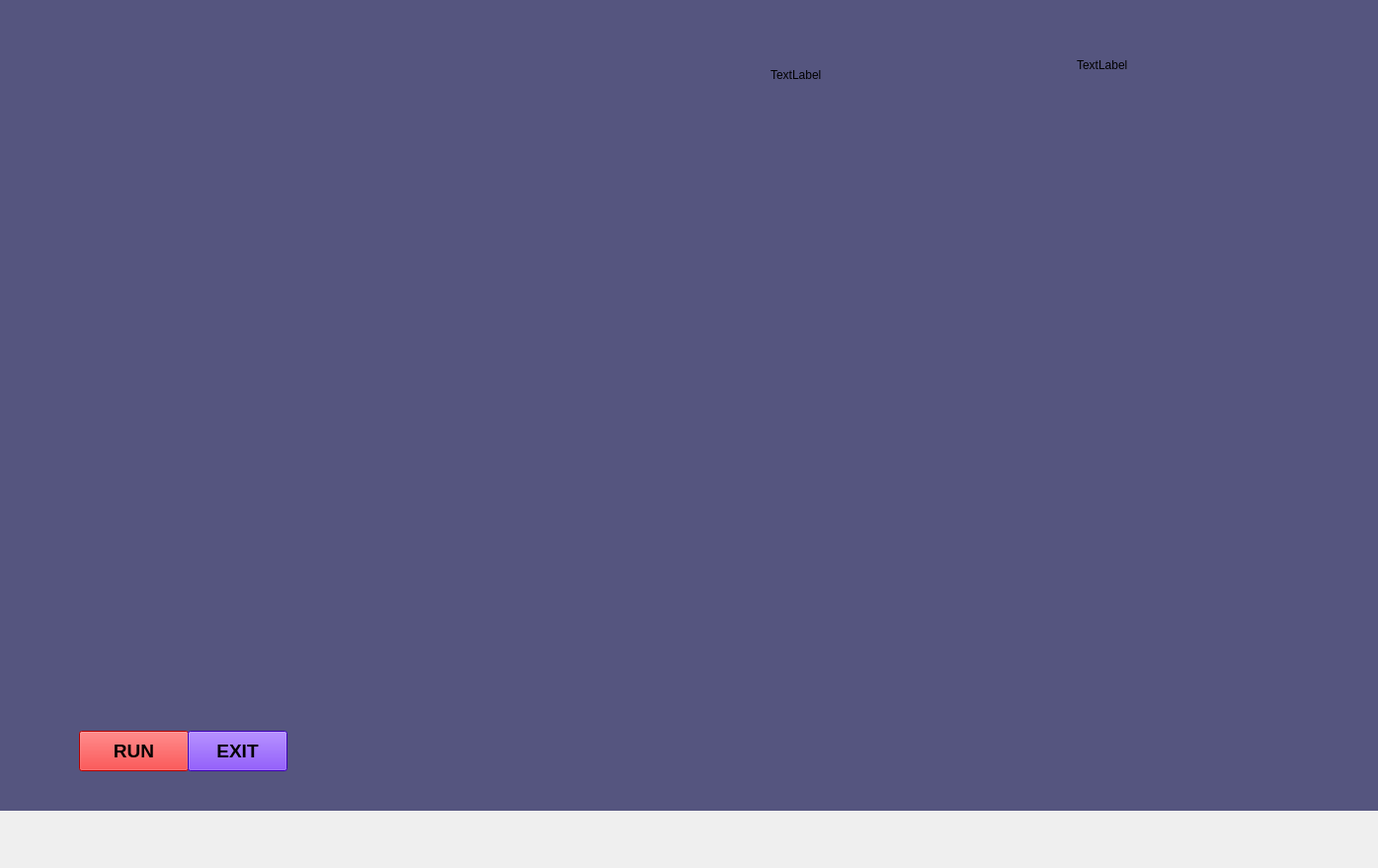
<?xml version="1.0" encoding="UTF-8"?>
<ui version="4.0">
 <class>MainWindow</class>
 <widget class="QMainWindow" name="MainWindow">
  <property name="geometry">
   <rect>
    <x>0</x>
    <y>0</y>
    <width>1395</width>
    <height>879</height>
   </rect>
  </property>
  <property name="windowTitle">
   <string>MainWindow</string>
  </property>
  <widget class="QWidget" name="centralwidget">
   <widget class="QLabel" name="label">
    <property name="geometry">
     <rect>
      <x>-80</x>
      <y>-50</y>
      <width>1481</width>
      <height>871</height>
     </rect>
    </property>
    <property name="styleSheet">
     <string notr="true">background-color: rgb(85, 85, 127);</string>
    </property>
    <property name="text">
     <string/>
    </property>
    <property name="pixmap">
     <pixmap>ROTATE.gif</pixmap>
    </property>
   </widget>
   <widget class="QLabel" name="label_2">
    <property name="geometry">
     <rect>
      <x>10</x>
      <y>20</y>
      <width>381</width>
      <height>71</height>
     </rect>
    </property>
    <property name="text">
     <string/>
    </property>
    <property name="pixmap">
     <pixmap>INITIATE.gif</pixmap>
    </property>
   </widget>
   <widget class="QPushButton" name="pushButton">
    <property name="geometry">
     <rect>
      <x>80</x>
      <y>740</y>
      <width>111</width>
      <height>41</height>
     </rect>
    </property>
    <property name="font">
     <font>
      <pointsize>14</pointsize>
      <weight>75</weight>
      <bold>true</bold>
     </font>
    </property>
    <property name="styleSheet">
     <string notr="true">background-color: rgb(255, 0, 0);</string>
    </property>
    <property name="text">
     <string>RUN</string>
    </property>
   </widget>
   <widget class="QPushButton" name="pushButton_2">
    <property name="geometry">
     <rect>
      <x>190</x>
      <y>740</y>
      <width>101</width>
      <height>41</height>
     </rect>
    </property>
    <property name="font">
     <font>
      <pointsize>14</pointsize>
      <weight>75</weight>
      <bold>true</bold>
     </font>
    </property>
    <property name="styleSheet">
     <string notr="true">background-color: rgb(85, 0, 255);</string>
    </property>
    <property name="text">
     <string>EXIT</string>
    </property>
   </widget>
   <widget class="QLabel" name="label_4">
    <property name="geometry">
     <rect>
      <x>780</x>
      <y>50</y>
      <width>271</width>
      <height>51</height>
     </rect>
    </property>
    <property name="text">
     <string>TextLabel</string>
    </property>
   </widget>
   <widget class="QLabel" name="label_5">
    <property name="geometry">
     <rect>
      <x>1090</x>
      <y>40</y>
      <width>231</width>
      <height>51</height>
     </rect>
    </property>
    <property name="text">
     <string>TextLabel</string>
    </property>
   </widget>
  </widget>
 </widget>
 <resources/>
 <connections/>
</ui>
